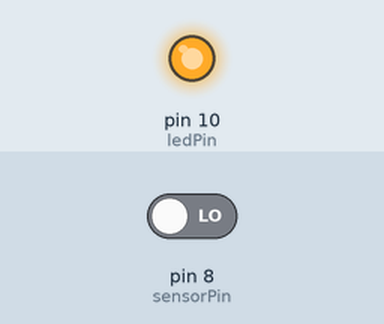
Bench run of a sketch on a simulated Arduino Uno, built with avr-gcc and run on an emulated ATmega328P. On the bench: output pins drawn as LEDs (lit = HIGH). The inputs (shaded band) are chosen by the test bench; at power-on: pin 8 (sensorPin) LOW.

Above: at 1.2 s.
1.3 s: pin 8 (sensorPin) driven HIGH
At 1.9 s:
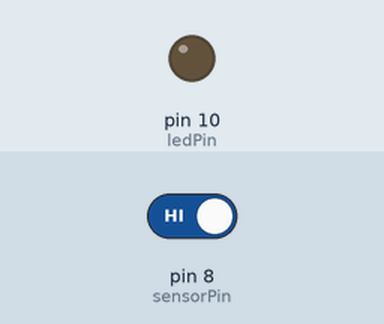
2.8 s: pin 8 (sensorPin) driven LOW
At 3.1 s:
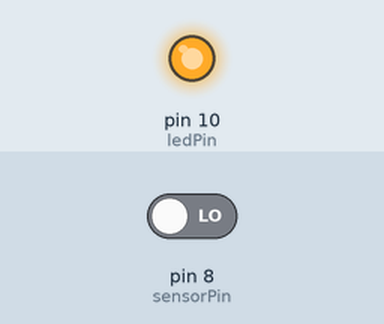
Timing chart, 0 to 5.8 s (numbered marks = the images above; inputs shaded):
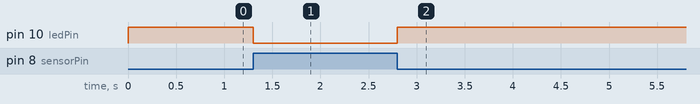

Measured:
- after the input at 1.3 s, pin 10 (ledPin): HIGH → LOW at once
- after the input at 2.8 s, pin 10 (ledPin): LOW → HIGH at once

The sketch:

ir_sensor.ino
```cpp
const int sensorPin = 8;
const int ledPin = 10;
void setup() {
pinMode(sensorPin, INPUT);
pinMode(ledPin, OUTPUT);
}
void loop() {
int val = digitalRead(sensorPin);
if (val == HIGH) {
 digitalWrite(ledPin, LOW);
}
else {
 digitalWrite(ledPin, HIGH);
}
}
```
